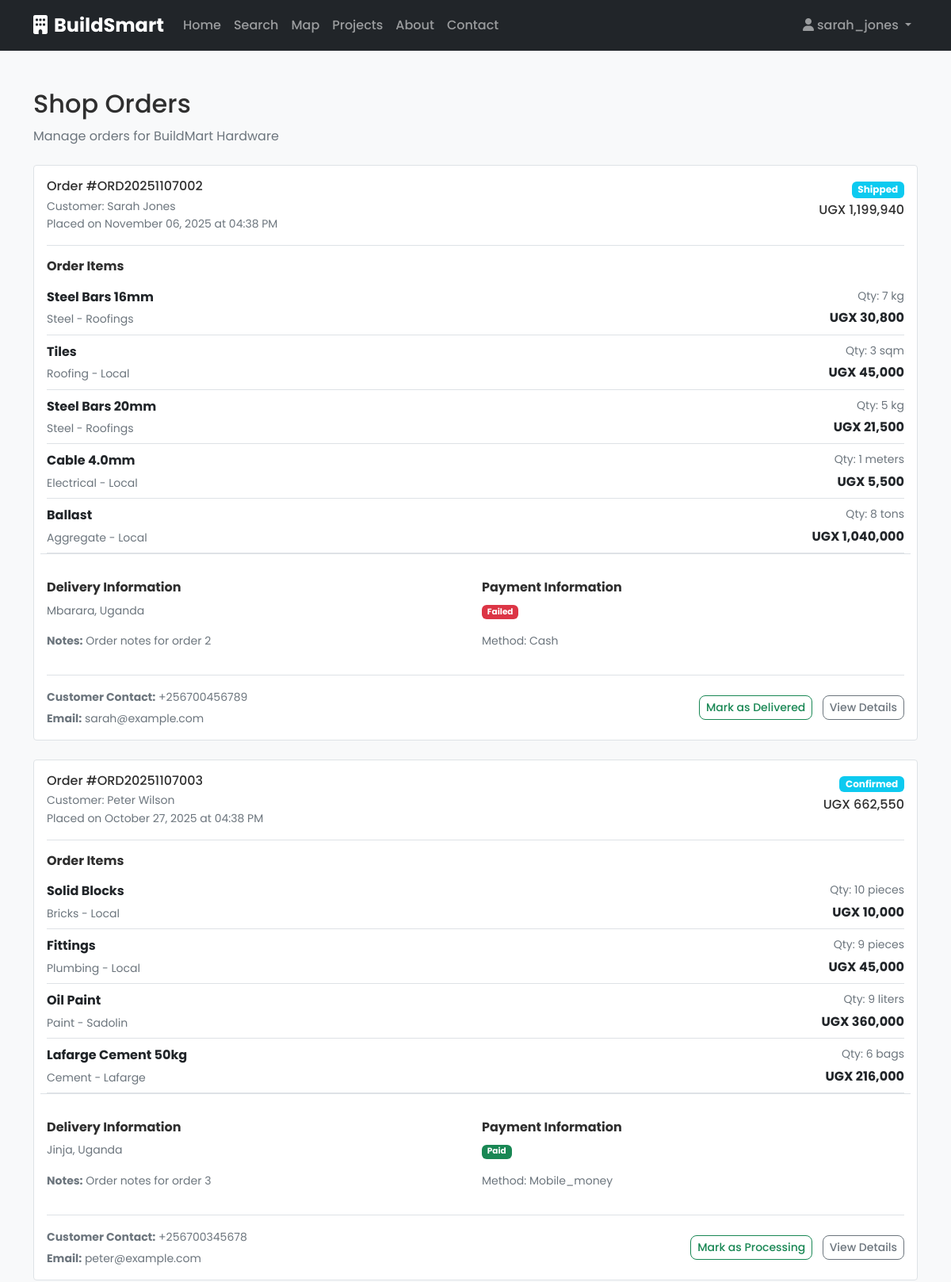
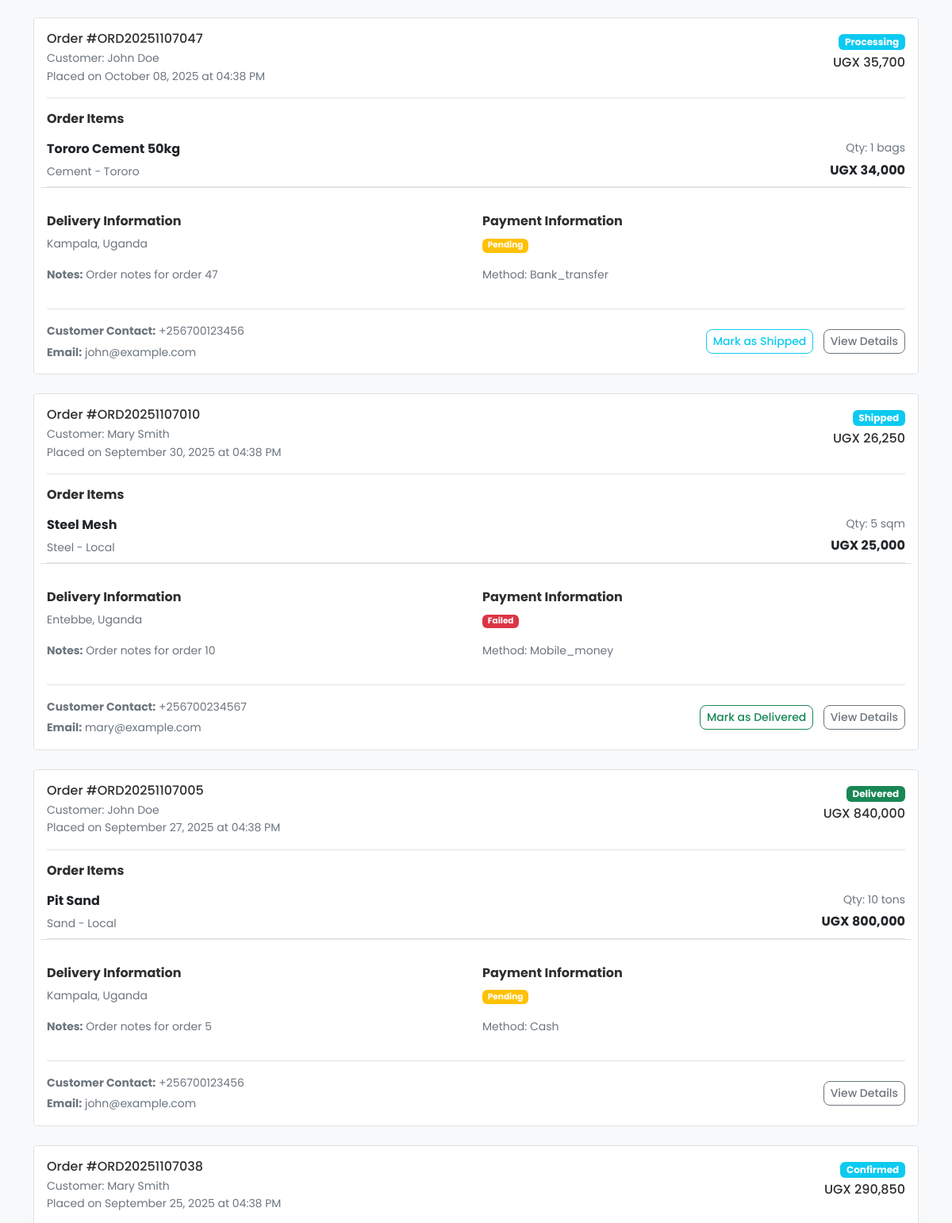
Page /shop/1/orders (signed in, upper part) on the committed database (2 pictures, top to bottom).
### app/models/user.py (models this page shows, shortened)
class User(UserMixin, db.Model):
    __tablename__ = 'users'
    id = db.Column(db.Integer, primary_key=True)
    username = db.Column(db.String(80), unique=True, nullable=False)
    email = db.Column(db.String(120), unique=True, nullable=False)
    password_hash = db.Column(db.String(128), nullable=False)
    full_name = db.Column(db.String(100))
    phone = db.Column(db.String(20))
    address = db.Column(db.Text)
    latitude = db.Column(db.Float)
    longitude = db.Column(db.Float)
    user_type = db.Column(db.String(20), default='customer')  # customer, shop_owner, service_provider
    is_active = db.Column(db.Boolean, default=True)
    is_verified = db.Column(db.Boolean, default=False)
    email_verified = db.Column(db.Boolean, default=False, nullable=False)
    email_verified_at = db.Column(db.DateTime, nullable=True)
    two_factor_enabled = db.Column(db.Boolean, default=False, nullable=False)
    two_factor_secret = db.Column(db.String(32), nullable=True)  # TOTP secret key
    failed_login_attempts = db.Column(db.Integer, default=0, nullable=False)
    locked_until = db.Column(db.DateTime, nullable=True)  # Account lockout timestamp
    last_login = db.Column(db.DateTime, nullable=True)
    created_at = db.Column(db.DateTime, default=datetime.utcnow)
    updated_at = db.Column(db.DateTime, default=datetime.utcnow, onupdate=datetime.utcnow)
    shops = db.relationship('Shop', backref='owner', lazy=True)
    services = db.relationship('Service', backref='provider', lazy=True)
    orders = db.relationship('Order', backref='customer', lazy=True)
    recommendations = db.relationship('Recommendation', backref='user', lazy=True)
    def is_admin_user(self):
        return self.user_type == 'admin'

### app/models/shop.py (models this page shows, shortened)
class Shop(db.Model):
    __tablename__ = 'shops'
    id = db.Column(db.Integer, primary_key=True)
    name = db.Column(db.String(100), nullable=False)
    description = db.Column(db.Text)
    address = db.Column(db.Text, nullable=False)
    phone = db.Column(db.String(20))
    email = db.Column(db.String(120))
    latitude = db.Column(db.Float, nullable=False)
    longitude = db.Column(db.Float, nullable=False)
    rating = db.Column(db.Float, default=0.0)
    total_reviews = db.Column(db.Integer, default=0)
    is_verified = db.Column(db.Boolean, default=False)
    is_active = db.Column(db.Boolean, default=True)
    created_at = db.Column(db.DateTime, default=datetime.utcnow)
    updated_at = db.Column(db.DateTime, default=datetime.utcnow, onupdate=datetime.utcnow)
    owner_id = db.Column(db.Integer, db.ForeignKey('users.id'), nullable=False)
    products = db.relationship('Product', backref='shop', lazy=True)
    orders = db.relationship('Order', backref='shop', lazy=True)

### app/models/order.py (models this page shows, shortened)
class Order(db.Model):
    __tablename__ = 'orders'
    id = db.Column(db.Integer, primary_key=True)
    order_number = db.Column(db.String(20), unique=True, nullable=False)
    status = db.Column(db.String(20), default='pending')  # pending, confirmed, processing, shipped, delivered, cancelled
    total_amount = db.Column(db.Numeric(10, 2), nullable=False)
    subtotal_amount = db.Column(db.Numeric(10, 2), nullable=True)  # Amount before tax and discount
    discount_amount = db.Column(db.Numeric(10, 2), default=0.00, nullable=False)
    tax_amount = db.Column(db.Numeric(10, 2), default=0.00, nullable=False)
    coupon_code = db.Column(db.String(50), nullable=True)  # Applied coupon code
    delivery_address = db.Column(db.Text)
    delivery_notes = db.Column(db.Text)
    payment_status = db.Column(db.String(20), default='pending')  # pending, paid, failed, refunded
    payment_method = db.Column(db.String(50))
    created_at = db.Column(db.DateTime, default=datetime.utcnow)
    updated_at = db.Column(db.DateTime, default=datetime.utcnow, onupdate=datetime.utcnow)
    customer_id = db.Column(db.Integer, db.ForeignKey('users.id'), nullable=False)
    shop_id = db.Column(db.Integer, db.ForeignKey('shops.id'), nullable=False)
    items = db.relationship('OrderItem', backref='order', lazy=True, cascade='all, delete-orphan')

class OrderItem(db.Model):
    __tablename__ = 'order_items'
    id = db.Column(db.Integer, primary_key=True)
    quantity = db.Column(db.Integer, nullable=False)
    unit_price = db.Column(db.Numeric(10, 2), nullable=False)
    total_price = db.Column(db.Numeric(10, 2), nullable=False)
    order_id = db.Column(db.Integer, db.ForeignKey('orders.id'), nullable=False)
    product_id = db.Column(db.Integer, db.ForeignKey('products.id'), nullable=False)

### app/models/product.py (models this page shows, shortened)
class Product(db.Model):
    __tablename__ = 'products'
    id = db.Column(db.Integer, primary_key=True)
    name = db.Column(db.String(100), nullable=False)
    description = db.Column(db.Text)
    category = db.Column(db.String(50), nullable=True)  # Legacy field, kept for backward compatibility
    price = db.Column(db.Numeric(10, 2), nullable=False)
    unit = db.Column(db.String(20), nullable=False)  # e.g., 'kg', 'piece', 'bag', 'm2'
    quantity_available = db.Column(db.Integer, default=0)
    min_order_quantity = db.Column(db.Integer, default=1)
    is_available = db.Column(db.Boolean, default=True)
    image_url = db.Column(db.String(255))
    brand = db.Column(db.String(50))  # Product brand/manufacturer
    specifications = db.Column(db.JSON)  # Store additional specs as JSON
    created_at = db.Column(db.DateTime, default=datetime.utcnow)
    updated_at = db.Column(db.DateTime, default=datetime.utcnow, onupdate=datetime.utcnow)
    shop_id = db.Column(db.Integer, db.ForeignKey('shops.id'), nullable=False)
    category_id = db.Column(db.Integer, db.ForeignKey('categories.id'), nullable=True)
    order_items = db.relationship('OrderItem', backref='product', lazy=True)
    reviews = db.relationship('Review', backref='product', lazy=True)
    category_model = db.relationship('Category', backref='products', lazy=True)

### app/blueprints/shop/routes.py (the view)
@shop_bp.route('/<int:shop_id>/orders')
@login_required
def shop_orders(shop_id):
    shop = Shop.query.get_or_404(shop_id)
    if shop.owner_id != current_user.id:
        flash('You do not have permission to access this shop', 'error')
        return redirect(url_for('main.index'))
    page = request.args.get('page', 1, type=int)
    orders = Order.query.filter_by(shop_id=shop_id)\
                       .order_by(Order.created_at.desc())\
                       .paginate(page=page, per_page=10, error_out=False)
    return render_template('shop/orders.html', shop=shop, orders=orders)

### app/templates/shop/orders.html (shortened to what this page needs)
{% extends "base.html" %}
{% block content %}
<div class="container py-5">
    <div class="mb-4">
        <h1 class="h2">Shop Orders</h1>
        <p class="text-muted">Manage orders for {{ shop.name }}</p>
    </div>
    {% if orders.items %}
    <div class="row g-4 mb-4">
        {% for order in orders.items %}
        <div class="col-12">
            <div class="card border">
                <div class="card-body">
                    <div class="d-flex justify-content-between align-items-start mb-3">
                        <div>
                            <h3 class="h6 mb-1">Order #{{ order.order_number }}</h3>
                            <p class="text-muted small mb-0">Customer: {{ order.customer.full_name or order.customer.username }}</p>
                            <p class="text-muted small mb-0">Placed on {{ order.created_at.strftime('%B %d, %Y at %I:%M %p') }}</p>
                        </div>
                        <div class="text-end">
                            <span class="badge bg-{{ 'success' if order.status == 'delivered' else 'warning' if order.status == 'pending' else 'danger' if order.status == 'cancelled' else 'info' }}">
                                {{ order.status|title }}
                            </span>
                            <p class="h6 mb-0 mt-1">UGX {{ "{:,.0f}".format(order.total_amount) }}</p>
                        </div>
                    </div>
                    <div class="border-top pt-3 mb-3">
                        <h6 class="fw-bold mb-2">Order Items</h6>
                        <div class="list-group list-group-flush">
                            {% for item in order.items %}
                            <div class="list-group-item px-0 d-flex justify-content-between align-items-center border-bottom">
                                <div class="flex-grow-1">
                                    <p class="fw-bold mb-1">{{ item.product.name }}</p>
                                    <p class="text-muted small mb-0">{{ item.product.category|title }} - {{ item.product.brand or 'No Brand' }}</p>
                                </div>
                                <div class="text-end">
                                    <p class="text-muted small mb-1">Qty: {{ item.quantity }} {{ item.product.unit }}</p>
                                    <p class="fw-bold mb-0">UGX {{ "{:,.0f}".format(item.total_price) }}</p>
                                </div>
                            </div>
                            {% endfor %}
                        </div>
                    </div>
                    <div class="row g-3 border-top pt-3">
                        <div class="col-md-6">
                            <h6 class="fw-bold mb-2">Delivery Information</h6>
                            {% if order.delivery_address %}
                            <p class="text-muted small">{{ order.delivery_address }}</p>
                            {% else %}
                            <p class="text-muted small fst-italic">No delivery address specified</p>
                            {% endif %}
                            {% if order.delivery_notes %}
                            <p class="text-muted small mt-1"><strong>Notes:</strong> {{ order.delivery_notes }}</p>
                            {% endif %}
                        </div>
                        <div class="col-md-6">
                            <h6 class="fw-bold mb-2">Payment Information</h6>
                            <p class="text-muted small">
                                <span class="badge bg-{{ 'success' if order.payment_status == 'paid' else 'warning' if order.payment_status == 'pending' else 'danger' if order.payment_status == 'failed' else 'secondary' }}">
                                    {{ order.payment_status|title }}
                                </span>
                            </p>
                            {% if order.payment_method %}
                            <p class="text-muted small mt-1">Method: {{ order.payment_method|title }}</p>
                            {% endif %}
                        </div>
                    </div>
                    <div class="d-flex justify-content-between align-items-center border-top pt-3 mt-3">
                        <div class="text-muted small">
                            <p class="mb-1"><strong>Customer Contact:</strong> {{ order.customer.phone or 'No phone provided' }}</p>
                            {% if order.customer.email %}
                            <p class="mb-0"><strong>Email:</strong> {{ order.customer.email }}</p>
                            {% endif %}
                        </div>
                        <div>
                            {% if order.status == 'pending' %}
                            <button class="btn btn-sm btn-outline-primary me-2">Confirm Order</button>
                            <button class="btn btn-sm btn-outline-danger me-2">Cancel Order</button>
                            {% elif order.status == 'confirmed' %}
                            <button class="btn btn-sm btn-outline-success me-2">Mark as Processing</button>
                            {% elif order.status == 'processing' %}
                            <button class="btn btn-sm btn-outline-info me-2">Mark as Shipped</button>
                            {% elif order.status == 'shipped' %}
                            <button class="btn btn-sm btn-outline-success me-2">Mark as Delivered</button>
                            {% endif %}
                            <button class="btn btn-sm btn-outline-secondary">View Details</button>
                        </div>
                    </div>
                </div>
            </div>
        </div>
        {% endfor %}
    </div>
    {% endif %}
</div>
{% endblock %}

### app/templates/components/navbar.html (shortened to what this page needs)
<nav class="navbar navbar-expand-lg navbar-dark bg-dark">
    <div class="container">
        <a class="navbar-brand fw-bold" href="{{ url_for('main.index') }}">
            <i class="fas fa-building me-2"></i>BuildSmart
        </a>
        <div class="collapse navbar-collapse" id="navbarNav">
            <ul class="navbar-nav me-auto">
                <li class="nav-item">
                    <a class="nav-link" href="{{ url_for('main.index') }}">Home</a>
                </li>
                <li class="nav-item">
                    <a class="nav-link" href="{{ url_for('main.search') }}">Search</a>
                </li>
                <li class="nav-item">
                    <a class="nav-link" href="{{ url_for('main.map_view') }}">Map</a>
                </li>
                <li class="nav-item">
                    <a class="nav-link" href="{{ url_for('main.projects') }}">Projects</a>
                </li>
                <li class="nav-item">
                    <a class="nav-link" href="{{ url_for('main.about') }}">About</a>
                </li>
                <li class="nav-item">
                    <a class="nav-link" href="{{ url_for('main.contact') }}">Contact</a>
                </li>
            </ul>
            <ul class="navbar-nav">
                {% if current_user.is_authenticated %}
                    <li class="nav-item dropdown">
                        <a class="nav-link dropdown-toggle" href="#" id="navbarDropdown" role="button" data-bs-toggle="dropdown">
                            <i class="fas fa-user me-1"></i>{{ current_user.username }}
                        </a>
                    </li>
                {% endif %}
            </ul>
        </div>
    </div>
</nav>

### app/static/css/custom.css (style rules this page uses)
:root { --primary-yellow: #FFB703; --accent-orange: #FB8500; --charcoal-gray: #2F2F2F; --bg-light: #F8F9FA; --primary-color: var(--primary-yellow); --secondary-color: #6c757d; --success-color: #198754; --warning-color: #ffc107; --danger-color: #dc3545; --light-color: var(--bg-light); --dark-color: var(--charcoal-gray); }
body { font-family: 'Poppins', -apple-system, BlinkMacSystemFont, 'Segoe UI', Roboto, Inter, 'Helvetica Neue', Arial, sans-serif; line-height: 1.6; color: var(--dark-color); background-color: var(--light-color); }
.card { transition: transform 0.2s ease-in-out, box-shadow 0.2s ease-in-out; }
.btn { border-radius: 8px; font-weight: 500; transition: all 0.2s ease-in-out; }
.navbar-brand { font-size: 1.5rem; font-weight: bold; }
.navbar-nav .nav-link { font-weight: 500; transition: color 0.2s ease-in-out; }
.badge { border-radius: 6px; }

### rows in the picture
User: username "sarah_jones"
Shop: name "BuildMart Hardware"
Order: order_number "ORD20251107002", customer "Sarah Jones", created_at "November 06, 2025 at 04:38 PM", status "Shipped", total_amount "1,199,940", delivery_address "Mbarara, Uganda", delivery_notes "Order notes for order 2", payment_status "Failed", payment_method "Cash", customer "+256700456789", customer.email "sarah@example.com", shows "Mark as Delivered"
OrderItem: product.name "Steel Bars 16mm", product.category "Steel", product "Roofings", quantity "7", product.unit "kg", total_price "30,800"
OrderItem: product.name "Tiles", product.category "Roofing", product "Local", quantity "3", product.unit "sqm", total_price "45,000"
OrderItem: product.name "Steel Bars 20mm", product.category "Steel", product "Roofings", quantity "5", product.unit "kg", total_price "21,500"
OrderItem: product.name "Cable 4.0mm", product.category "Electrical", product "Local", quantity "1", product.unit "meters", total_price "5,500"
OrderItem: product.name "Ballast", product.category "Aggregate", product "Local", quantity "8", product.unit "tons", total_price "1,040,000"
Order: order_number "ORD20251107003", customer "Peter Wilson", created_at "October 27, 2025 at 04:38 PM", status "Confirmed", total_amount "662,550", delivery_address "Jinja, Uganda", delivery_notes "Order notes for order 3", payment_status "Paid", payment_method "Mobile_money", customer "+256700345678", customer.email "peter@example.com", shows "Mark as Processing"
OrderItem: product.name "Solid Blocks", product.category "Bricks", product "Local", quantity "10", product.unit "pieces", total_price "10,000"
OrderItem: product.name "Fittings", product.category "Plumbing", product "Local", quantity "9", product.unit "pieces", total_price "45,000"
OrderItem: product.name "Oil Paint", product.category "Paint", product "Sadolin", quantity "9", product.unit "liters", total_price "360,000"
OrderItem: product.name "Lafarge Cement 50kg", product.category "Cement", product "Lafarge", quantity "6", product.unit "bags", total_price "216,000"
Order: order_number "ORD20251107047", customer "John Doe", created_at "October 08, 2025 at 04:38 PM", status "Processing", total_amount "35,700", delivery_address "Kampala, Uganda", delivery_notes "Order notes for order 47", payment_status "Pending", payment_method "Bank_transfer", customer "+256700123456", customer.email "john@example.com", shows "Mark as Shipped"
OrderItem: product.name "Tororo Cement 50kg", product.category "Cement", product "Tororo", quantity "1", product.unit "bags", total_price "34,000"
Order: order_number "ORD20251107010", customer "Mary Smith", created_at "September 30, 2025 at 04:38 PM", status "Shipped", total_amount "26,250", delivery_address "Entebbe, Uganda", delivery_notes "Order notes for order 10", payment_status "Failed", payment_method "Mobile_money", customer "+256700234567", customer.email "mary@example.com", shows "Mark as Delivered"
OrderItem: product.name "Steel Mesh", product.category "Steel", product "Local", quantity "5", product.unit "sqm", total_price "25,000"
Order: order_number "ORD20251107005", customer "John Doe", created_at "September 27, 2025 at 04:38 PM", status "Delivered", total_amount "840,000", delivery_address "Kampala, Uganda", delivery_notes "Order notes for order 5", payment_status "Pending", payment_method "Cash", customer "+256700123456", customer.email "john@example.com"
OrderItem: product.name "Pit Sand", product.category "Sand", product "Local", quantity "10", product.unit "tons", total_price "800,000"
Order: order_number "ORD20251107038", customer "Mary Smith", created_at "September 25, 2025 at 04:38 PM", status "Confirmed", total_amount "290,850"
